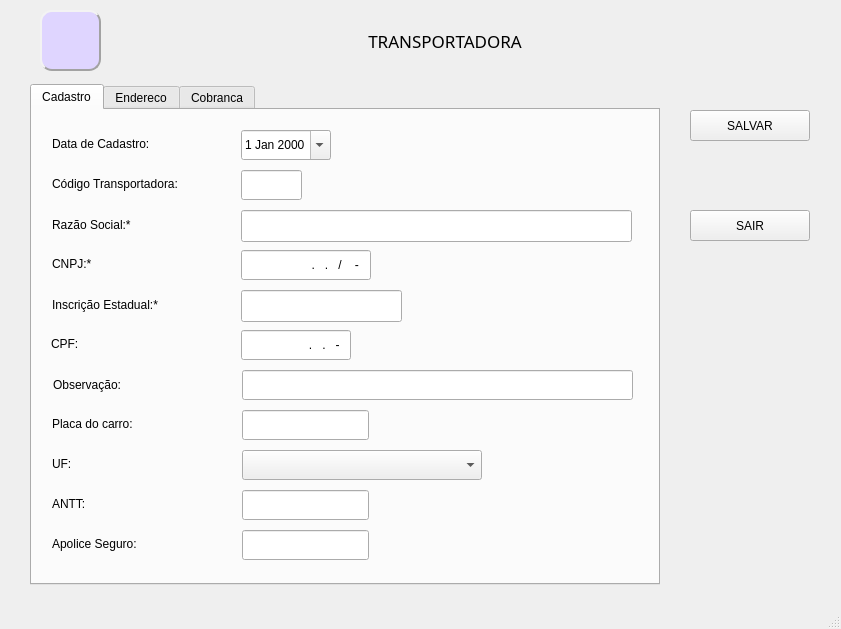
<?xml version="1.0" encoding="UTF-8"?>
<ui version="4.0">
 <class>MainWindow</class>
 <widget class="QMainWindow" name="MainWindow">
  <property name="geometry">
   <rect>
    <x>0</x>
    <y>0</y>
    <width>841</width>
    <height>629</height>
   </rect>
  </property>
  <property name="windowTitle">
   <string>MainWindow</string>
  </property>
  <property name="styleSheet">
   <string notr="true"/>
  </property>
  <widget class="QWidget" name="centralwidget">
   <widget class="QLabel" name="tit_transportadora">
    <property name="geometry">
     <rect>
      <x>260</x>
      <y>20</y>
      <width>370</width>
      <height>41</height>
     </rect>
    </property>
    <property name="font">
     <font>
      <family>Rockwell Extra Bold</family>
      <pointsize>13</pointsize>
      <italic>false</italic>
      <bold>false</bold>
     </font>
    </property>
    <property name="focusPolicy">
     <enum>Qt::NoFocus</enum>
    </property>
    <property name="layoutDirection">
     <enum>Qt::LeftToRight</enum>
    </property>
    <property name="styleSheet">
     <string notr="true"/>
    </property>
    <property name="text">
     <string>TRANSPORTADORA</string>
    </property>
    <property name="textFormat">
     <enum>Qt::AutoText</enum>
    </property>
    <property name="alignment">
     <set>Qt::AlignCenter</set>
    </property>
   </widget>
   <widget class="QTabWidget" name="tabWidget">
    <property name="geometry">
     <rect>
      <x>30</x>
      <y>84</y>
      <width>630</width>
      <height>501</height>
     </rect>
    </property>
    <property name="currentIndex">
     <number>0</number>
    </property>
    <widget class="QWidget" name="tab">
     <attribute name="title">
      <string>Cadastro</string>
     </attribute>
     <widget class="QLineEdit" name="mcgc">
      <property name="geometry">
       <rect>
        <x>209</x>
        <y>140</y>
        <width>130</width>
        <height>30</height>
       </rect>
      </property>
      <property name="styleSheet">
       <string notr="true"/>
      </property>
      <property name="inputMask">
       <string>99.999.999/9999-99</string>
      </property>
      <property name="alignment">
       <set>Qt::AlignRight|Qt::AlignTrailing|Qt::AlignVCenter</set>
      </property>
     </widget>
     <widget class="QLineEdit" name="mrazao">
      <property name="geometry">
       <rect>
        <x>209</x>
        <y>100</y>
        <width>391</width>
        <height>32</height>
       </rect>
      </property>
      <property name="styleSheet">
       <string notr="true"/>
      </property>
      <property name="maxLength">
       <number>30</number>
      </property>
     </widget>
     <widget class="QLabel" name="label_2">
      <property name="geometry">
       <rect>
        <x>20</x>
        <y>60</y>
        <width>180</width>
        <height>28</height>
       </rect>
      </property>
      <property name="styleSheet">
       <string notr="true"/>
      </property>
      <property name="text">
       <string>Código Transportadora:</string>
      </property>
     </widget>
     <widget class="QLineEdit" name="mcpf">
      <property name="geometry">
       <rect>
        <x>209</x>
        <y>220</y>
        <width>110</width>
        <height>30</height>
       </rect>
      </property>
      <property name="styleSheet">
       <string notr="true"/>
      </property>
      <property name="inputMask">
       <string>999.999.999-99</string>
      </property>
      <property name="alignment">
       <set>Qt::AlignRight|Qt::AlignTrailing|Qt::AlignVCenter</set>
      </property>
     </widget>
     <widget class="QLabel" name="label_29">
      <property name="geometry">
       <rect>
        <x>19</x>
        <y>220</y>
        <width>180</width>
        <height>28</height>
       </rect>
      </property>
      <property name="styleSheet">
       <string notr="true"/>
      </property>
      <property name="text">
       <string>CPF:</string>
      </property>
     </widget>
     <widget class="QDateEdit" name="mdata_cad">
      <property name="geometry">
       <rect>
        <x>209</x>
        <y>20</y>
        <width>90</width>
        <height>30</height>
       </rect>
      </property>
      <property name="styleSheet">
       <string notr="true"/>
      </property>
      <property name="calendarPopup">
       <bool>true</bool>
      </property>
     </widget>
     <widget class="QLabel" name="label_11">
      <property name="geometry">
       <rect>
        <x>20</x>
        <y>180</y>
        <width>180</width>
        <height>30</height>
       </rect>
      </property>
      <property name="styleSheet">
       <string notr="true"/>
      </property>
      <property name="text">
       <string>Inscrição Estadual:*</string>
      </property>
     </widget>
     <widget class="QLineEdit" name="mcod_tran">
      <property name="geometry">
       <rect>
        <x>209</x>
        <y>60</y>
        <width>61</width>
        <height>30</height>
       </rect>
      </property>
      <property name="styleSheet">
       <string notr="true"/>
      </property>
     </widget>
     <widget class="QLineEdit" name="minsc">
      <property name="geometry">
       <rect>
        <x>209</x>
        <y>180</y>
        <width>161</width>
        <height>32</height>
       </rect>
      </property>
      <property name="styleSheet">
       <string notr="true"/>
      </property>
      <property name="maxLength">
       <number>14</number>
      </property>
     </widget>
     <widget class="QLabel" name="label_3">
      <property name="geometry">
       <rect>
        <x>20</x>
        <y>100</y>
        <width>180</width>
        <height>30</height>
       </rect>
      </property>
      <property name="styleSheet">
       <string notr="true"/>
      </property>
      <property name="text">
       <string>Razão Social:*</string>
      </property>
     </widget>
     <widget class="QLabel" name="label">
      <property name="geometry">
       <rect>
        <x>20</x>
        <y>20</y>
        <width>180</width>
        <height>28</height>
       </rect>
      </property>
      <property name="styleSheet">
       <string notr="true"/>
      </property>
      <property name="text">
       <string>Data de Cadastro:</string>
      </property>
     </widget>
     <widget class="QLabel" name="label_10">
      <property name="geometry">
       <rect>
        <x>20</x>
        <y>140</y>
        <width>180</width>
        <height>28</height>
       </rect>
      </property>
      <property name="styleSheet">
       <string notr="true"/>
      </property>
      <property name="text">
       <string>CNPJ:*</string>
      </property>
     </widget>
     <widget class="QLabel" name="label_25">
      <property name="geometry">
       <rect>
        <x>21</x>
        <y>260</y>
        <width>180</width>
        <height>30</height>
       </rect>
      </property>
      <property name="styleSheet">
       <string notr="true"/>
      </property>
      <property name="text">
       <string>Observação:</string>
      </property>
     </widget>
     <widget class="QLineEdit" name="mobs">
      <property name="geometry">
       <rect>
        <x>210</x>
        <y>260</y>
        <width>391</width>
        <height>30</height>
       </rect>
      </property>
      <property name="styleSheet">
       <string notr="true"/>
      </property>
      <property name="maxLength">
       <number>60</number>
      </property>
     </widget>
     <widget class="QLabel" name="label_32">
      <property name="geometry">
       <rect>
        <x>20</x>
        <y>420</y>
        <width>180</width>
        <height>28</height>
       </rect>
      </property>
      <property name="styleSheet">
       <string notr="true"/>
      </property>
      <property name="text">
       <string>Apolice Seguro:</string>
      </property>
     </widget>
     <widget class="QLabel" name="label_28">
      <property name="geometry">
       <rect>
        <x>20</x>
        <y>300</y>
        <width>180</width>
        <height>28</height>
       </rect>
      </property>
      <property name="styleSheet">
       <string notr="true"/>
      </property>
      <property name="text">
       <string>Placa do carro:</string>
      </property>
     </widget>
     <widget class="QLineEdit" name="mplaca">
      <property name="geometry">
       <rect>
        <x>210</x>
        <y>300</y>
        <width>127</width>
        <height>30</height>
       </rect>
      </property>
      <property name="styleSheet">
       <string notr="true"/>
      </property>
      <property name="maxLength">
       <number>8</number>
      </property>
     </widget>
     <widget class="QLineEdit" name="mantt">
      <property name="geometry">
       <rect>
        <x>210</x>
        <y>380</y>
        <width>127</width>
        <height>30</height>
       </rect>
      </property>
      <property name="styleSheet">
       <string notr="true"/>
      </property>
      <property name="maxLength">
       <number>14</number>
      </property>
     </widget>
     <widget class="QLineEdit" name="mapolice">
      <property name="geometry">
       <rect>
        <x>210</x>
        <y>420</y>
        <width>127</width>
        <height>30</height>
       </rect>
      </property>
      <property name="styleSheet">
       <string notr="true"/>
      </property>
      <property name="maxLength">
       <number>14</number>
      </property>
     </widget>
     <widget class="QLabel" name="label_30">
      <property name="geometry">
       <rect>
        <x>20</x>
        <y>340</y>
        <width>180</width>
        <height>28</height>
       </rect>
      </property>
      <property name="styleSheet">
       <string notr="true"/>
      </property>
      <property name="text">
       <string>UF:</string>
      </property>
     </widget>
     <widget class="QLabel" name="label_31">
      <property name="geometry">
       <rect>
        <x>20</x>
        <y>380</y>
        <width>180</width>
        <height>28</height>
       </rect>
      </property>
      <property name="styleSheet">
       <string notr="true"/>
      </property>
      <property name="text">
       <string>ANTT:</string>
      </property>
     </widget>
     <widget class="QComboBox" name="comboBox">
      <property name="geometry">
       <rect>
        <x>210</x>
        <y>340</y>
        <width>240</width>
        <height>30</height>
       </rect>
      </property>
      <property name="styleSheet">
       <string notr="true"/>
      </property>
     </widget>
    </widget>
    <widget class="QWidget" name="tab_2">
     <attribute name="title">
      <string>Endereco</string>
     </attribute>
     <widget class="QLabel" name="label_23">
      <property name="geometry">
       <rect>
        <x>21</x>
        <y>260</y>
        <width>100</width>
        <height>28</height>
       </rect>
      </property>
      <property name="styleSheet">
       <string notr="true"/>
      </property>
      <property name="text">
       <string>Telefone 1:</string>
      </property>
     </widget>
     <widget class="QComboBox" name="comboBox_2">
      <property name="geometry">
       <rect>
        <x>130</x>
        <y>100</y>
        <width>251</width>
        <height>30</height>
       </rect>
      </property>
      <property name="styleSheet">
       <string notr="true"/>
      </property>
     </widget>
     <widget class="QLabel" name="label_17">
      <property name="geometry">
       <rect>
        <x>21</x>
        <y>300</y>
        <width>100</width>
        <height>28</height>
       </rect>
      </property>
      <property name="styleSheet">
       <string notr="true"/>
      </property>
      <property name="text">
       <string>Telefone 2:</string>
      </property>
     </widget>
     <widget class="QComboBox" name="comboBox_3">
      <property name="geometry">
       <rect>
        <x>130</x>
        <y>140</y>
        <width>250</width>
        <height>30</height>
       </rect>
      </property>
      <property name="styleSheet">
       <string notr="true"/>
      </property>
     </widget>
     <widget class="QLabel" name="label_21">
      <property name="geometry">
       <rect>
        <x>21</x>
        <y>220</y>
        <width>100</width>
        <height>28</height>
       </rect>
      </property>
      <property name="styleSheet">
       <string notr="true"/>
      </property>
      <property name="text">
       <string>Celular:</string>
      </property>
     </widget>
     <widget class="QLineEdit" name="mbairro">
      <property name="geometry">
       <rect>
        <x>130</x>
        <y>60</y>
        <width>161</width>
        <height>30</height>
       </rect>
      </property>
      <property name="styleSheet">
       <string notr="true"/>
      </property>
      <property name="maxLength">
       <number>20</number>
      </property>
     </widget>
     <widget class="QLineEdit" name="mcep">
      <property name="geometry">
       <rect>
        <x>130</x>
        <y>180</y>
        <width>80</width>
        <height>30</height>
       </rect>
      </property>
      <property name="styleSheet">
       <string notr="true"/>
      </property>
      <property name="inputMask">
       <string>99999-999</string>
      </property>
      <property name="alignment">
       <set>Qt::AlignRight|Qt::AlignTrailing|Qt::AlignVCenter</set>
      </property>
     </widget>
     <widget class="QLabel" name="label_12">
      <property name="geometry">
       <rect>
        <x>21</x>
        <y>20</y>
        <width>100</width>
        <height>30</height>
       </rect>
      </property>
      <property name="styleSheet">
       <string notr="true"/>
      </property>
      <property name="text">
       <string>Endereço:</string>
      </property>
     </widget>
     <widget class="QLabel" name="label_14">
      <property name="geometry">
       <rect>
        <x>21</x>
        <y>180</y>
        <width>100</width>
        <height>28</height>
       </rect>
      </property>
      <property name="styleSheet">
       <string notr="true"/>
      </property>
      <property name="text">
       <string>CEP:</string>
      </property>
     </widget>
     <widget class="QLabel" name="label_5">
      <property name="geometry">
       <rect>
        <x>21</x>
        <y>140</y>
        <width>100</width>
        <height>30</height>
       </rect>
      </property>
      <property name="styleSheet">
       <string notr="true"/>
      </property>
      <property name="text">
       <string>UF:</string>
      </property>
     </widget>
     <widget class="QLineEdit" name="mtel1">
      <property name="geometry">
       <rect>
        <x>130</x>
        <y>220</y>
        <width>127</width>
        <height>30</height>
       </rect>
      </property>
      <property name="styleSheet">
       <string notr="true"/>
      </property>
      <property name="maxLength">
       <number>14</number>
      </property>
     </widget>
     <widget class="QLineEdit" name="mtel2">
      <property name="geometry">
       <rect>
        <x>130</x>
        <y>260</y>
        <width>140</width>
        <height>30</height>
       </rect>
      </property>
      <property name="styleSheet">
       <string notr="true"/>
      </property>
      <property name="maxLength">
       <number>14</number>
      </property>
     </widget>
     <widget class="QLabel" name="label_4">
      <property name="geometry">
       <rect>
        <x>20</x>
        <y>100</y>
        <width>100</width>
        <height>28</height>
       </rect>
      </property>
      <property name="styleSheet">
       <string notr="true"/>
      </property>
      <property name="text">
       <string>Cidade:</string>
      </property>
     </widget>
     <widget class="QLineEdit" name="mendereco">
      <property name="geometry">
       <rect>
        <x>130</x>
        <y>20</y>
        <width>391</width>
        <height>30</height>
       </rect>
      </property>
      <property name="styleSheet">
       <string notr="true"/>
      </property>
      <property name="maxLength">
       <number>35</number>
      </property>
     </widget>
     <widget class="QLabel" name="label_13">
      <property name="geometry">
       <rect>
        <x>21</x>
        <y>60</y>
        <width>100</width>
        <height>28</height>
       </rect>
      </property>
      <property name="styleSheet">
       <string notr="true"/>
      </property>
      <property name="text">
       <string>Bairro:</string>
      </property>
     </widget>
     <widget class="QLineEdit" name="mfax">
      <property name="geometry">
       <rect>
        <x>130</x>
        <y>300</y>
        <width>127</width>
        <height>30</height>
       </rect>
      </property>
      <property name="styleSheet">
       <string notr="true"/>
      </property>
      <property name="maxLength">
       <number>14</number>
      </property>
     </widget>
    </widget>
    <widget class="QWidget" name="tab_3">
     <attribute name="title">
      <string>Cobranca</string>
     </attribute>
     <widget class="QLineEdit" name="mct_cobran">
      <property name="geometry">
       <rect>
        <x>170</x>
        <y>180</y>
        <width>127</width>
        <height>30</height>
       </rect>
      </property>
      <property name="styleSheet">
       <string notr="true"/>
      </property>
      <property name="maxLength">
       <number>15</number>
      </property>
     </widget>
     <widget class="QLabel" name="label_27">
      <property name="geometry">
       <rect>
        <x>21</x>
        <y>220</y>
        <width>140</width>
        <height>28</height>
       </rect>
      </property>
      <property name="styleSheet">
       <string notr="true"/>
      </property>
      <property name="text">
       <string>Vendedor:</string>
      </property>
     </widget>
     <widget class="QLabel" name="label_19">
      <property name="geometry">
       <rect>
        <x>21</x>
        <y>140</y>
        <width>140</width>
        <height>28</height>
       </rect>
      </property>
      <property name="styleSheet">
       <string notr="true"/>
      </property>
      <property name="text">
       <string>Contato Faturamento:</string>
      </property>
     </widget>
     <widget class="QLabel" name="label_20">
      <property name="geometry">
       <rect>
        <x>21</x>
        <y>180</y>
        <width>140</width>
        <height>28</height>
       </rect>
      </property>
      <property name="styleSheet">
       <string notr="true"/>
      </property>
      <property name="text">
       <string>Contato Cobranca:</string>
      </property>
     </widget>
     <widget class="QLineEdit" name="mct_fatura">
      <property name="geometry">
       <rect>
        <x>170</x>
        <y>140</y>
        <width>127</width>
        <height>30</height>
       </rect>
      </property>
      <property name="styleSheet">
       <string notr="true"/>
      </property>
      <property name="maxLength">
       <number>15</number>
      </property>
     </widget>
     <widget class="QLabel" name="label_22">
      <property name="geometry">
       <rect>
        <x>21</x>
        <y>20</y>
        <width>140</width>
        <height>28</height>
       </rect>
      </property>
      <property name="styleSheet">
       <string notr="true"/>
      </property>
      <property name="text">
       <string>Tipo de Cobranca:</string>
      </property>
     </widget>
     <widget class="QLineEdit" name="mct_gerente">
      <property name="geometry">
       <rect>
        <x>170</x>
        <y>100</y>
        <width>127</width>
        <height>30</height>
       </rect>
      </property>
      <property name="styleSheet">
       <string notr="true"/>
      </property>
      <property name="maxLength">
       <number>15</number>
      </property>
     </widget>
     <widget class="QLineEdit" name="mct_vendedo">
      <property name="geometry">
       <rect>
        <x>170</x>
        <y>220</y>
        <width>127</width>
        <height>30</height>
       </rect>
      </property>
      <property name="styleSheet">
       <string notr="true"/>
      </property>
      <property name="maxLength">
       <number>15</number>
      </property>
     </widget>
     <widget class="QLabel" name="label_24">
      <property name="geometry">
       <rect>
        <x>21</x>
        <y>60</y>
        <width>140</width>
        <height>28</height>
       </rect>
      </property>
      <property name="styleSheet">
       <string notr="true"/>
      </property>
      <property name="text">
       <string>Prazo de Pagamento</string>
      </property>
     </widget>
     <widget class="QLabel" name="label_18">
      <property name="geometry">
       <rect>
        <x>21</x>
        <y>100</y>
        <width>140</width>
        <height>28</height>
       </rect>
      </property>
      <property name="styleSheet">
       <string notr="true"/>
      </property>
      <property name="text">
       <string>Contato Gerente:</string>
      </property>
     </widget>
     <widget class="QRadioButton" name="rb_banco">
      <property name="geometry">
       <rect>
        <x>170</x>
        <y>20</y>
        <width>89</width>
        <height>30</height>
       </rect>
      </property>
      <property name="text">
       <string>Banco</string>
      </property>
     </widget>
     <widget class="QRadioButton" name="rb_carteira">
      <property name="geometry">
       <rect>
        <x>280</x>
        <y>20</y>
        <width>89</width>
        <height>30</height>
       </rect>
      </property>
      <property name="text">
       <string>Carteira</string>
      </property>
     </widget>
     <widget class="QLineEdit" name="mprazo_pag">
      <property name="geometry">
       <rect>
        <x>170</x>
        <y>60</y>
        <width>40</width>
        <height>30</height>
       </rect>
      </property>
      <property name="styleSheet">
       <string notr="true"/>
      </property>
      <property name="inputMask">
       <string>9-99</string>
      </property>
      <property name="maxLength">
       <number>4</number>
      </property>
     </widget>
    </widget>
   </widget>
   <widget class="QPushButton" name="bt_sair">
    <property name="geometry">
     <rect>
      <x>690</x>
      <y>210</y>
      <width>120</width>
      <height>31</height>
     </rect>
    </property>
    <property name="styleSheet">
     <string notr="true"/>
    </property>
    <property name="text">
     <string>SAIR</string>
    </property>
    <property name="icon">
     <iconset>
      <normaloff>SAIR.png</normaloff>SAIR.png</iconset>
    </property>
   </widget>
   <widget class="QPushButton" name="bt_salvar">
    <property name="geometry">
     <rect>
      <x>690</x>
      <y>110</y>
      <width>120</width>
      <height>31</height>
     </rect>
    </property>
    <property name="whatsThis">
     <string>&lt;html&gt;&lt;head/&gt;&lt;body&gt;&lt;p&gt;file:///C:/Users/mebbc/OneDrive/Imagens/salvar.qrc.png&lt;/p&gt;&lt;/body&gt;&lt;/html&gt;</string>
    </property>
    <property name="styleSheet">
     <string notr="true"/>
    </property>
    <property name="text">
     <string>SALVAR</string>
    </property>
    <property name="icon">
     <iconset>
      <normaloff>SALVAR.png</normaloff>SALVAR.png</iconset>
    </property>
   </widget>
   <widget class="QLabel" name="label_26">
    <property name="geometry">
     <rect>
      <x>40</x>
      <y>10</y>
      <width>61</width>
      <height>61</height>
     </rect>
    </property>
    <property name="styleSheet">
     <string notr="true">font: 81 10pt &quot;Rockwell Extra Bold&quot;;

background-color: rgb(223, 213, 255);

border-color: rgb(162, 162, 162);

border-style: Outset;
border-width: 2px;
border-radius: 12px;</string>
    </property>
    <property name="text">
     <string/>
    </property>
    <property name="pixmap">
     <pixmap>HTI.png</pixmap>
    </property>
    <property name="scaledContents">
     <bool>true</bool>
    </property>
   </widget>
  </widget>
  <widget class="QStatusBar" name="statusbar"/>
 </widget>
 <tabstops>
  <tabstop>tabWidget</tabstop>
  <tabstop>mdata_cad</tabstop>
  <tabstop>mcod_tran</tabstop>
  <tabstop>mrazao</tabstop>
  <tabstop>mcgc</tabstop>
  <tabstop>mcpf</tabstop>
  <tabstop>minsc</tabstop>
  <tabstop>mobs</tabstop>
  <tabstop>mplaca</tabstop>
  <tabstop>mantt</tabstop>
  <tabstop>mapolice</tabstop>
  <tabstop>mendereco</tabstop>
  <tabstop>mbairro</tabstop>
  <tabstop>comboBox_2</tabstop>
  <tabstop>comboBox_3</tabstop>
  <tabstop>mcep</tabstop>
  <tabstop>mtel1</tabstop>
  <tabstop>mtel2</tabstop>
  <tabstop>mfax</tabstop>
  <tabstop>rb_banco</tabstop>
  <tabstop>rb_carteira</tabstop>
  <tabstop>mprazo_pag</tabstop>
  <tabstop>mct_gerente</tabstop>
  <tabstop>mct_fatura</tabstop>
  <tabstop>mct_cobran</tabstop>
  <tabstop>mct_vendedo</tabstop>
  <tabstop>bt_salvar</tabstop>
  <tabstop>bt_sair</tabstop>
 </tabstops>
 <resources/>
 <connections/>
</ui>
